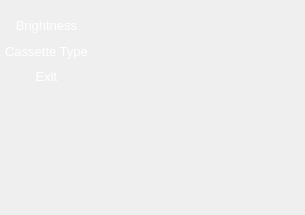
<?xml version="1.0" encoding="UTF-8"?>
<ui version="4.0">
 <class>Dialog</class>
 <widget class="QDialog" name="Dialog">
  <property name="geometry">
   <rect>
    <x>0</x>
    <y>0</y>
    <width>305</width>
    <height>215</height>
   </rect>
  </property>
  <property name="sizePolicy">
   <sizepolicy hsizetype="Fixed" vsizetype="Fixed">
    <horstretch>0</horstretch>
    <verstretch>0</verstretch>
   </sizepolicy>
  </property>
  <property name="windowTitle">
   <string>Dialog</string>
  </property>
  <property name="styleSheet">
   <string notr="true"/>
  </property>
  <widget class="QWidget" name="widget" native="true">
   <property name="geometry">
    <rect>
     <x>0</x>
     <y>0</y>
     <width>98</width>
     <height>97</height>
    </rect>
   </property>
   <property name="styleSheet">
    <string notr="true">.QWidget{background-image: url(:/setting/setting_folder/group.png)}

</string>
   </property>
   <widget class="QPushButton" name="dvp_only">
    <property name="geometry">
     <rect>
      <x>0</x>
      <y>66</y>
      <width>93</width>
      <height>20</height>
     </rect>
    </property>
    <property name="font">
     <font>
      <pointsize>10</pointsize>
     </font>
    </property>
    <property name="styleSheet">
     <string notr="true">.QPushButton{background-color: transparent; border:0;color:white}</string>
    </property>
    <property name="text">
     <string>Exit</string>
    </property>
   </widget>
   <widget class="QPushButton" name="brightness">
    <property name="geometry">
     <rect>
      <x>0</x>
      <y>15</y>
      <width>93</width>
      <height>20</height>
     </rect>
    </property>
    <property name="font">
     <font>
      <pointsize>10</pointsize>
     </font>
    </property>
    <property name="styleSheet">
     <string notr="true">.QPushButton{background-color: transparent; border:0;color:white;}</string>
    </property>
    <property name="text">
     <string>Brightness</string>
    </property>
   </widget>
   <widget class="QPushButton" name="cassette_type">
    <property name="geometry">
     <rect>
      <x>0</x>
      <y>41</y>
      <width>93</width>
      <height>20</height>
     </rect>
    </property>
    <property name="font">
     <font>
      <pointsize>10</pointsize>
     </font>
    </property>
    <property name="styleSheet">
     <string notr="true">.QPushButton{background-color: transparent; border:0;color:white;}</string>
    </property>
    <property name="text">
     <string>Cassette Type</string>
    </property>
   </widget>
  </widget>
 </widget>
 <resources>
  <include location="../title.qrc"/>
 </resources>
 <connections/>
</ui>
